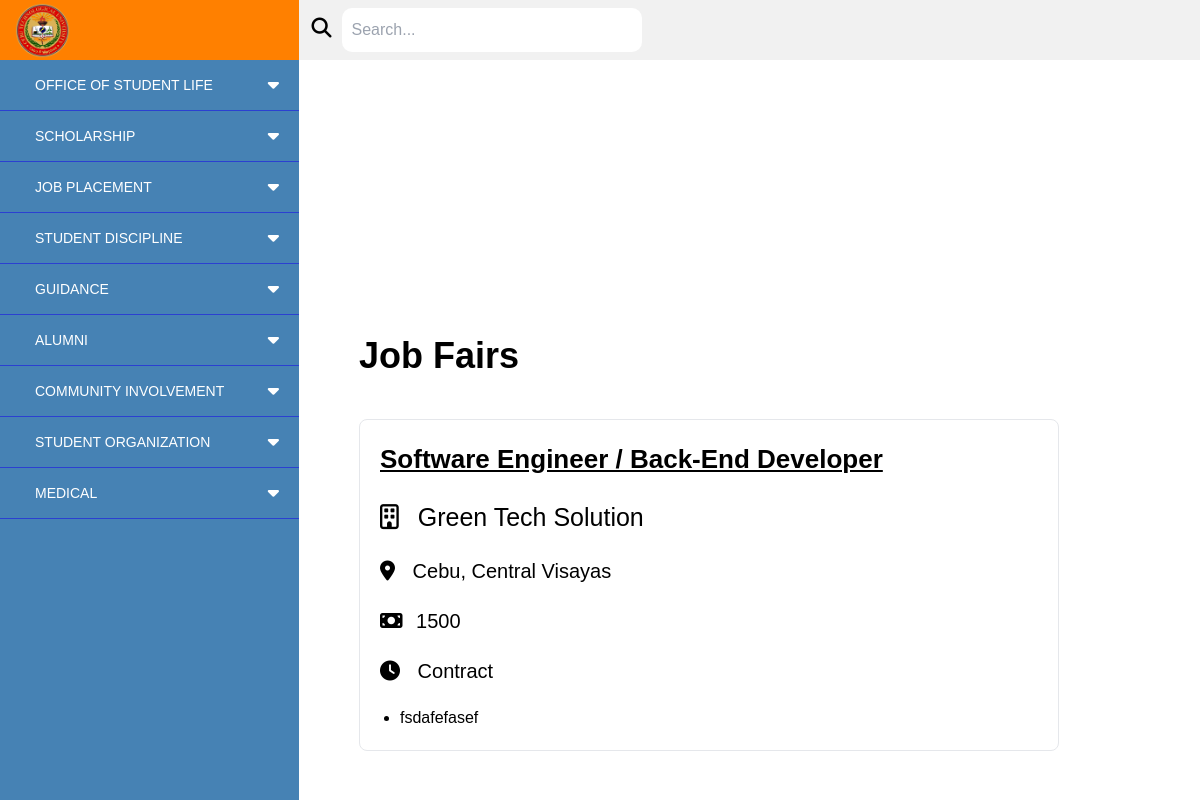
Screenshot of /jobfairs/ with the database file from the repository.
### studentLife_system/models.py (models this page shows)
class JobFair(models.Model):
    jobfair_id = models.AutoField(primary_key=True)
    jobtitle = models.CharField(max_length=255, default='')
    companyname = models.CharField(max_length=255)
    joblocation = models.CharField(max_length=255)
    employmenttype = models.CharField(max_length=100)
    jobdescription = models.TextField()
    jobsalary = models.CharField(max_length=255)

### studentLife_system/views.py (the view)
# urls.py: path('jobfairs/',views.jobfairs, name="jobfairs"),
def jobfairs(request):
    job_fairs = JobFair.objects.all()
    return render(request, 'alumni/users/jobfairs.html', {'job_fairs': job_fairs})

### templates/alumni/users/jobfairs.html
{% extends 'alumni/users/base.html' %}
{% block content %}
<section class="h-auto ml-[300px] flex items-center justify-center bg-grayyy">
  <div class="mx-auto container text-black" style="margin-top: -80%;">
    <div class="flex items-center justify-center mt-[200px]">
      <div class="bg-white w-full p-11 h-auto flex flex-col gap-5">
        <h1 class="text-[36px] font-bold mb-4">Job Fairs</h1>
        {% if job_fairs %}
        {% for job_fair in job_fairs %}
        <div class="flex flex-col border rounded-lg hover:border-black rounded-2xl p-5 gap-5 w-[700px]">
          <div>
            <h1 class="font-bold text-[26px] underline">
              {{ job_fair.jobtitle }}
            </h1>
          </div>
          <div>
            <p class="text-[25px]"><i class="fa-regular fa-building mr-3"></i>
              {{ job_fair.companyname }}
            </p>
          </div>
          <div>
            <p class="text-[20px]"><i class="fa-solid fa-location-dot mr-3"></i>
              {{ job_fair.joblocation }}
            </p>
          </div>
          <div>
            <p class="text-[20px]"><i class="fa-solid fa-money-bill mr-2"></i>
              {{ job_fair.jobsalary }}
            </p>
          </div>
          <div>
            <p class="text-[20px]"><i class="fa-solid fa-clock mr-3"></i>
              {{ job_fair.employmenttype }}
            </p>
          </div>
          <div>
            <ul class="ml-5">
              <li class="list-disc">
                {{ job_fair.jobdescription }}
              </li>
            </ul>
          </div>
        </div>
        {% endfor %}
        {% else %}
        <p class="text-[20px] font-bold text-center mt-10">No job fairs available</p>
        {% endif %}
      </div>
    </div>
  </div>
</section>
{% endblock %}

### static/alumni/users/styles.css (style rules this page uses)
* { margin: 0; padding: 0; box-sizing: border-box; font-family: 'Poppins', sans-serif; list-style-type: none; }

### rows the page displays
JobFair: jobtitle "Software Engineer / Back-End Developer", companyname "Green Tech Solution", joblocation "Cebu, Central Visayas", jobsalary "1500", employmenttype "Contract", jobdescription "fsdafefasef"
